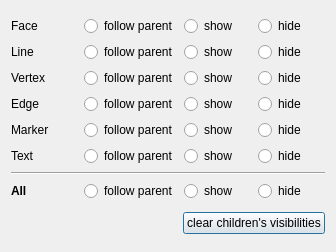
<?xml version="1.0" encoding="UTF-8"?>
<ui version="4.0">
 <class>HoopsVisibilitySettingDialog</class>
 <widget class="QDialog" name="HoopsVisibilitySettingDialog">
  <property name="geometry">
   <rect>
    <x>0</x>
    <y>0</y>
    <width>336</width>
    <height>252</height>
   </rect>
  </property>
  <property name="windowTitle">
   <string>HoopsVisibilitySettingDialog</string>
  </property>
  <layout class="QVBoxLayout" name="verticalLayout">
   <item>
    <layout class="QGridLayout" name="gridLayout">
     <item row="0" column="0">
      <widget class="QLabel" name="label">
       <property name="text">
        <string>Face</string>
       </property>
      </widget>
     </item>
     <item row="1" column="0">
      <widget class="QLabel" name="label_2">
       <property name="text">
        <string>Line</string>
       </property>
      </widget>
     </item>
     <item row="0" column="1">
      <widget class="QRadioButton" name="rb1_1">
       <property name="text">
        <string>follow parent</string>
       </property>
       <attribute name="buttonGroup">
        <string>buttonGroup</string>
       </attribute>
      </widget>
     </item>
     <item row="0" column="2">
      <widget class="QRadioButton" name="rb1_2">
       <property name="text">
        <string>show</string>
       </property>
       <attribute name="buttonGroup">
        <string>buttonGroup</string>
       </attribute>
      </widget>
     </item>
     <item row="0" column="3">
      <widget class="QRadioButton" name="rb1_3">
       <property name="text">
        <string>hide</string>
       </property>
       <attribute name="buttonGroup">
        <string>buttonGroup</string>
       </attribute>
      </widget>
     </item>
     <item row="2" column="0">
      <widget class="QLabel" name="label_3">
       <property name="text">
        <string>Vertex</string>
       </property>
      </widget>
     </item>
     <item row="3" column="0">
      <widget class="QLabel" name="label_4">
       <property name="text">
        <string>Edge</string>
       </property>
      </widget>
     </item>
     <item row="4" column="0">
      <widget class="QLabel" name="label_5">
       <property name="text">
        <string>Marker</string>
       </property>
      </widget>
     </item>
     <item row="5" column="0">
      <widget class="QLabel" name="label_6">
       <property name="text">
        <string>Text</string>
       </property>
      </widget>
     </item>
     <item row="1" column="1">
      <widget class="QRadioButton" name="rb2_1">
       <property name="text">
        <string>follow parent</string>
       </property>
       <attribute name="buttonGroup">
        <string>buttonGroup_2</string>
       </attribute>
      </widget>
     </item>
     <item row="2" column="1">
      <widget class="QRadioButton" name="rb3_1">
       <property name="text">
        <string>follow parent</string>
       </property>
       <attribute name="buttonGroup">
        <string>buttonGroup_3</string>
       </attribute>
      </widget>
     </item>
     <item row="3" column="1">
      <widget class="QRadioButton" name="rb4_1">
       <property name="text">
        <string>follow parent</string>
       </property>
       <attribute name="buttonGroup">
        <string>buttonGroup_4</string>
       </attribute>
      </widget>
     </item>
     <item row="4" column="1">
      <widget class="QRadioButton" name="rb5_1">
       <property name="text">
        <string>follow parent</string>
       </property>
       <attribute name="buttonGroup">
        <string>buttonGroup_5</string>
       </attribute>
      </widget>
     </item>
     <item row="5" column="1">
      <widget class="QRadioButton" name="rb6_1">
       <property name="text">
        <string>follow parent</string>
       </property>
       <attribute name="buttonGroup">
        <string>buttonGroup_7</string>
       </attribute>
      </widget>
     </item>
     <item row="1" column="2">
      <widget class="QRadioButton" name="rb2_2">
       <property name="text">
        <string>show</string>
       </property>
       <attribute name="buttonGroup">
        <string>buttonGroup_2</string>
       </attribute>
      </widget>
     </item>
     <item row="2" column="2">
      <widget class="QRadioButton" name="rb3_2">
       <property name="text">
        <string>show</string>
       </property>
       <attribute name="buttonGroup">
        <string>buttonGroup_3</string>
       </attribute>
      </widget>
     </item>
     <item row="3" column="2">
      <widget class="QRadioButton" name="rb4_2">
       <property name="text">
        <string>show</string>
       </property>
       <attribute name="buttonGroup">
        <string>buttonGroup_4</string>
       </attribute>
      </widget>
     </item>
     <item row="4" column="2">
      <widget class="QRadioButton" name="rb5_2">
       <property name="text">
        <string>show</string>
       </property>
       <attribute name="buttonGroup">
        <string>buttonGroup_5</string>
       </attribute>
      </widget>
     </item>
     <item row="5" column="2">
      <widget class="QRadioButton" name="rb6_2">
       <property name="text">
        <string>show</string>
       </property>
       <attribute name="buttonGroup">
        <string>buttonGroup_7</string>
       </attribute>
      </widget>
     </item>
     <item row="1" column="3">
      <widget class="QRadioButton" name="rb2_3">
       <property name="text">
        <string>hide</string>
       </property>
       <attribute name="buttonGroup">
        <string>buttonGroup_2</string>
       </attribute>
      </widget>
     </item>
     <item row="2" column="3">
      <widget class="QRadioButton" name="rb3_3">
       <property name="text">
        <string>hide</string>
       </property>
       <attribute name="buttonGroup">
        <string>buttonGroup_3</string>
       </attribute>
      </widget>
     </item>
     <item row="3" column="3">
      <widget class="QRadioButton" name="rb4_3">
       <property name="text">
        <string>hide</string>
       </property>
       <attribute name="buttonGroup">
        <string>buttonGroup_4</string>
       </attribute>
      </widget>
     </item>
     <item row="4" column="3">
      <widget class="QRadioButton" name="rb5_3">
       <property name="text">
        <string>hide</string>
       </property>
       <attribute name="buttonGroup">
        <string>buttonGroup_5</string>
       </attribute>
      </widget>
     </item>
     <item row="5" column="3">
      <widget class="QRadioButton" name="rb6_3">
       <property name="text">
        <string>hide</string>
       </property>
       <attribute name="buttonGroup">
        <string>buttonGroup_7</string>
       </attribute>
      </widget>
     </item>
     <item row="7" column="0">
      <widget class="QLabel" name="label_7">
       <property name="font">
        <font>
         <weight>75</weight>
         <bold>true</bold>
        </font>
       </property>
       <property name="text">
        <string>All</string>
       </property>
      </widget>
     </item>
     <item row="6" column="0" colspan="4">
      <layout class="QHBoxLayout" name="horizontalLayout_2">
       <item>
        <widget class="Line" name="line">
         <property name="orientation">
          <enum>Qt::Horizontal</enum>
         </property>
        </widget>
       </item>
      </layout>
     </item>
     <item row="7" column="1">
      <widget class="QRadioButton" name="rb0_1">
       <property name="text">
        <string>follow parent</string>
       </property>
       <attribute name="buttonGroup">
        <string>buttonGroup_6</string>
       </attribute>
      </widget>
     </item>
     <item row="7" column="2">
      <widget class="QRadioButton" name="rb0_2">
       <property name="text">
        <string>show</string>
       </property>
       <attribute name="buttonGroup">
        <string>buttonGroup_6</string>
       </attribute>
      </widget>
     </item>
     <item row="7" column="3">
      <widget class="QRadioButton" name="rb0_3">
       <property name="text">
        <string>hide</string>
       </property>
       <attribute name="buttonGroup">
        <string>buttonGroup_6</string>
       </attribute>
      </widget>
     </item>
    </layout>
   </item>
   <item>
    <layout class="QHBoxLayout" name="horizontalLayout">
     <item>
      <spacer name="horizontalSpacer">
       <property name="orientation">
        <enum>Qt::Horizontal</enum>
       </property>
       <property name="sizeHint" stdset="0">
        <size>
         <width>40</width>
         <height>20</height>
        </size>
       </property>
      </spacer>
     </item>
     <item>
      <widget class="QPushButton" name="pushButton">
       <property name="text">
        <string>clear children's visibilities</string>
       </property>
      </widget>
     </item>
    </layout>
   </item>
  </layout>
 </widget>
 <layoutdefault spacing="6" margin="11"/>
 <resources/>
 <connections/>
 <buttongroups>
  <buttongroup name="buttonGroup"/>
  <buttongroup name="buttonGroup_2"/>
  <buttongroup name="buttonGroup_3"/>
  <buttongroup name="buttonGroup_4"/>
  <buttongroup name="buttonGroup_5"/>
  <buttongroup name="buttonGroup_6"/>
  <buttongroup name="buttonGroup_7"/>
 </buttongroups>
</ui>
